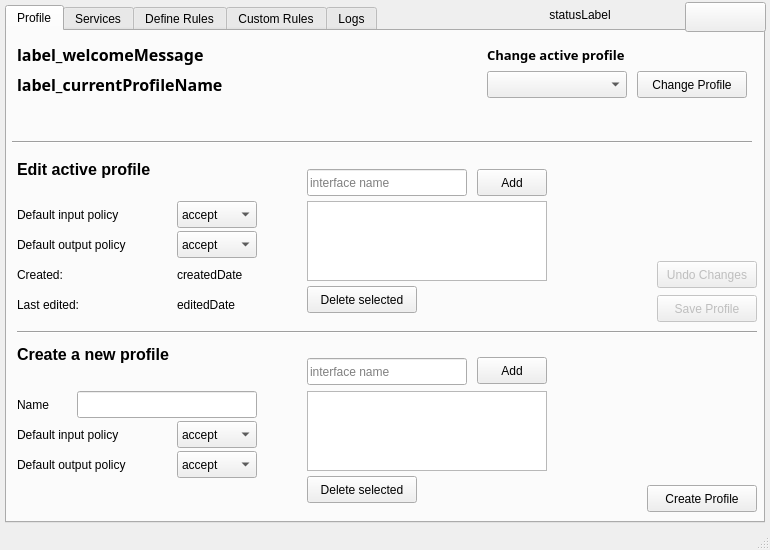
<?xml version="1.0" encoding="UTF-8"?>
<ui version="4.0">
 <class>MainWindow</class>
 <widget class="QMainWindow" name="MainWindow">
  <property name="geometry">
   <rect>
    <x>0</x>
    <y>0</y>
    <width>770</width>
    <height>550</height>
   </rect>
  </property>
  <property name="minimumSize">
   <size>
    <width>770</width>
    <height>550</height>
   </size>
  </property>
  <property name="windowTitle">
   <string>iptables Made Simple</string>
  </property>
  <widget class="QWidget" name="centralWidget">
   <widget class="QTabWidget" name="tabWidget">
    <property name="enabled">
     <bool>true</bool>
    </property>
    <property name="geometry">
     <rect>
      <x>5</x>
      <y>5</y>
      <width>760</width>
      <height>518</height>
     </rect>
    </property>
    <property name="currentIndex">
     <number>0</number>
    </property>
    <widget class="QWidget" name="tab_profile">
     <property name="enabled">
      <bool>true</bool>
     </property>
     <attribute name="title">
      <string>Profile</string>
     </attribute>
     <widget class="Line" name="line_3">
      <property name="geometry">
       <rect>
        <x>5</x>
        <y>110</y>
        <width>740</width>
        <height>3</height>
       </rect>
      </property>
      <property name="orientation">
       <enum>Qt::Horizontal</enum>
      </property>
     </widget>
     <widget class="QLabel" name="label_welcomeMessage">
      <property name="geometry">
       <rect>
        <x>10</x>
        <y>10</y>
        <width>570</width>
        <height>27</height>
       </rect>
      </property>
      <property name="font">
       <font>
        <family>Droid Sans</family>
        <pointsize>12</pointsize>
        <weight>75</weight>
        <bold>true</bold>
       </font>
      </property>
      <property name="text">
       <string>label_welcomeMessage</string>
      </property>
     </widget>
     <widget class="QLabel" name="label_newProfileName">
      <property name="enabled">
       <bool>true</bool>
      </property>
      <property name="geometry">
       <rect>
        <x>10</x>
        <y>360</y>
        <width>50</width>
        <height>27</height>
       </rect>
      </property>
      <property name="text">
       <string>Name</string>
      </property>
     </widget>
     <widget class="QLineEdit" name="lineEdit_newProfileName">
      <property name="enabled">
       <bool>true</bool>
      </property>
      <property name="geometry">
       <rect>
        <x>70</x>
        <y>360</y>
        <width>180</width>
        <height>27</height>
       </rect>
      </property>
     </widget>
     <widget class="QLabel" name="label_dates">
      <property name="enabled">
       <bool>false</bool>
      </property>
      <property name="geometry">
       <rect>
        <x>210</x>
        <y>130</y>
        <width>340</width>
        <height>27</height>
       </rect>
      </property>
      <property name="text">
       <string/>
      </property>
     </widget>
     <widget class="QLineEdit" name="lineEdit_newInterfaceName">
      <property name="enabled">
       <bool>true</bool>
      </property>
      <property name="geometry">
       <rect>
        <x>300</x>
        <y>327</y>
        <width>160</width>
        <height>27</height>
       </rect>
      </property>
      <property name="text">
       <string/>
      </property>
      <property name="placeholderText">
       <string>interface name</string>
      </property>
     </widget>
     <widget class="QLabel" name="label_defaultPolicyIN">
      <property name="enabled">
       <bool>true</bool>
      </property>
      <property name="geometry">
       <rect>
        <x>10</x>
        <y>390</y>
        <width>150</width>
        <height>27</height>
       </rect>
      </property>
      <property name="text">
       <string>Default input policy</string>
      </property>
     </widget>
     <widget class="QLabel" name="label_defaultPolicyOUT">
      <property name="enabled">
       <bool>true</bool>
      </property>
      <property name="geometry">
       <rect>
        <x>10</x>
        <y>420</y>
        <width>150</width>
        <height>27</height>
       </rect>
      </property>
      <property name="text">
       <string>Default output policy</string>
      </property>
     </widget>
     <widget class="QComboBox" name="comboBox_defaultPolicyIN">
      <property name="enabled">
       <bool>true</bool>
      </property>
      <property name="geometry">
       <rect>
        <x>170</x>
        <y>390</y>
        <width>80</width>
        <height>27</height>
       </rect>
      </property>
      <item>
       <property name="text">
        <string>accept</string>
       </property>
      </item>
      <item>
       <property name="text">
        <string>drop</string>
       </property>
      </item>
      <item>
       <property name="text">
        <string>reject</string>
       </property>
      </item>
     </widget>
     <widget class="QComboBox" name="comboBox_defaultPolicyOUT">
      <property name="enabled">
       <bool>true</bool>
      </property>
      <property name="geometry">
       <rect>
        <x>170</x>
        <y>420</y>
        <width>80</width>
        <height>27</height>
       </rect>
      </property>
      <item>
       <property name="text">
        <string>accept</string>
       </property>
      </item>
      <item>
       <property name="text">
        <string>drop</string>
       </property>
      </item>
      <item>
       <property name="text">
        <string>reject</string>
       </property>
      </item>
     </widget>
     <widget class="Line" name="line_4">
      <property name="geometry">
       <rect>
        <x>10</x>
        <y>300</y>
        <width>740</width>
        <height>3</height>
       </rect>
      </property>
      <property name="orientation">
       <enum>Qt::Horizontal</enum>
      </property>
     </widget>
     <widget class="QPushButton" name="pushButton_createProfile">
      <property name="enabled">
       <bool>true</bool>
      </property>
      <property name="geometry">
       <rect>
        <x>640</x>
        <y>454</y>
        <width>110</width>
        <height>27</height>
       </rect>
      </property>
      <property name="text">
       <string>Create Profile</string>
      </property>
     </widget>
     <widget class="QLabel" name="label_currentProfileName">
      <property name="geometry">
       <rect>
        <x>10</x>
        <y>40</y>
        <width>431</width>
        <height>27</height>
       </rect>
      </property>
      <property name="font">
       <font>
        <family>Droid Sans</family>
        <pointsize>12</pointsize>
        <weight>75</weight>
        <bold>true</bold>
       </font>
      </property>
      <property name="text">
       <string>label_currentProfileName</string>
      </property>
     </widget>
     <widget class="QLabel" name="label_createANewProfile">
      <property name="geometry">
       <rect>
        <x>10</x>
        <y>310</y>
        <width>570</width>
        <height>27</height>
       </rect>
      </property>
      <property name="font">
       <font>
        <pointsize>12</pointsize>
        <weight>75</weight>
        <bold>true</bold>
       </font>
      </property>
      <property name="text">
       <string>Create a new profile</string>
      </property>
     </widget>
     <widget class="QLabel" name="label_editActiveProfile">
      <property name="geometry">
       <rect>
        <x>10</x>
        <y>125</y>
        <width>570</width>
        <height>27</height>
       </rect>
      </property>
      <property name="font">
       <font>
        <pointsize>12</pointsize>
        <weight>75</weight>
        <bold>true</bold>
       </font>
      </property>
      <property name="text">
       <string>Edit active profile</string>
      </property>
     </widget>
     <widget class="QComboBox" name="comboBox_defaultPolicyIN_edit">
      <property name="enabled">
       <bool>true</bool>
      </property>
      <property name="geometry">
       <rect>
        <x>170</x>
        <y>170</y>
        <width>80</width>
        <height>27</height>
       </rect>
      </property>
      <item>
       <property name="text">
        <string>accept</string>
       </property>
      </item>
      <item>
       <property name="text">
        <string>drop</string>
       </property>
      </item>
      <item>
       <property name="text">
        <string>reject</string>
       </property>
      </item>
     </widget>
     <widget class="QComboBox" name="comboBox_defaultPolicyOUT_edit">
      <property name="enabled">
       <bool>true</bool>
      </property>
      <property name="geometry">
       <rect>
        <x>170</x>
        <y>200</y>
        <width>80</width>
        <height>27</height>
       </rect>
      </property>
      <item>
       <property name="text">
        <string>accept</string>
       </property>
      </item>
      <item>
       <property name="text">
        <string>drop</string>
       </property>
      </item>
      <item>
       <property name="text">
        <string>reject</string>
       </property>
      </item>
     </widget>
     <widget class="QLabel" name="label_defaultPolicyIN_edit">
      <property name="enabled">
       <bool>true</bool>
      </property>
      <property name="geometry">
       <rect>
        <x>10</x>
        <y>170</y>
        <width>150</width>
        <height>27</height>
       </rect>
      </property>
      <property name="text">
       <string>Default input policy</string>
      </property>
     </widget>
     <widget class="QLabel" name="label_defaultPolicyOUT_edit">
      <property name="enabled">
       <bool>true</bool>
      </property>
      <property name="geometry">
       <rect>
        <x>10</x>
        <y>200</y>
        <width>150</width>
        <height>27</height>
       </rect>
      </property>
      <property name="text">
       <string>Default output policy</string>
      </property>
     </widget>
     <widget class="QPushButton" name="pushButton_addInterface">
      <property name="enabled">
       <bool>true</bool>
      </property>
      <property name="geometry">
       <rect>
        <x>470</x>
        <y>326</y>
        <width>70</width>
        <height>27</height>
       </rect>
      </property>
      <property name="text">
       <string>Add</string>
      </property>
     </widget>
     <widget class="QLineEdit" name="lineEdit_newInterfaceName_edit">
      <property name="enabled">
       <bool>true</bool>
      </property>
      <property name="geometry">
       <rect>
        <x>300</x>
        <y>138</y>
        <width>160</width>
        <height>27</height>
       </rect>
      </property>
      <property name="text">
       <string/>
      </property>
      <property name="placeholderText">
       <string>interface name</string>
      </property>
     </widget>
     <widget class="QPushButton" name="pushButton_addInterface_edit">
      <property name="enabled">
       <bool>true</bool>
      </property>
      <property name="geometry">
       <rect>
        <x>470</x>
        <y>138</y>
        <width>70</width>
        <height>27</height>
       </rect>
      </property>
      <property name="text">
       <string>Add</string>
      </property>
     </widget>
     <widget class="QPushButton" name="pushButton_saveProfile">
      <property name="enabled">
       <bool>false</bool>
      </property>
      <property name="geometry">
       <rect>
        <x>650</x>
        <y>264</y>
        <width>100</width>
        <height>27</height>
       </rect>
      </property>
      <property name="text">
       <string>Save Profile</string>
      </property>
     </widget>
     <widget class="QLabel" name="label_changeProfile">
      <property name="geometry">
       <rect>
        <x>480</x>
        <y>10</y>
        <width>140</width>
        <height>27</height>
       </rect>
      </property>
      <property name="font">
       <font>
        <family>Droid Sans</family>
        <pointsize>10</pointsize>
        <weight>75</weight>
        <italic>false</italic>
        <bold>true</bold>
       </font>
      </property>
      <property name="text">
       <string>Change active profile</string>
      </property>
     </widget>
     <widget class="QComboBox" name="comboBox_changeProfileList">
      <property name="enabled">
       <bool>true</bool>
      </property>
      <property name="geometry">
       <rect>
        <x>480</x>
        <y>40</y>
        <width>140</width>
        <height>27</height>
       </rect>
      </property>
     </widget>
     <widget class="QPushButton" name="pushButton_changeProfile">
      <property name="enabled">
       <bool>true</bool>
      </property>
      <property name="geometry">
       <rect>
        <x>630</x>
        <y>40</y>
        <width>110</width>
        <height>27</height>
       </rect>
      </property>
      <property name="text">
       <string>Change Profile</string>
      </property>
     </widget>
     <widget class="QListWidget" name="listWidget_interfaces_edit">
      <property name="geometry">
       <rect>
        <x>300</x>
        <y>170</y>
        <width>240</width>
        <height>80</height>
       </rect>
      </property>
     </widget>
     <widget class="QLabel" name="label_created">
      <property name="enabled">
       <bool>true</bool>
      </property>
      <property name="geometry">
       <rect>
        <x>10</x>
        <y>230</y>
        <width>60</width>
        <height>27</height>
       </rect>
      </property>
      <property name="text">
       <string>Created:</string>
      </property>
     </widget>
     <widget class="QLabel" name="label_createdDate">
      <property name="enabled">
       <bool>true</bool>
      </property>
      <property name="geometry">
       <rect>
        <x>170</x>
        <y>230</y>
        <width>110</width>
        <height>27</height>
       </rect>
      </property>
      <property name="text">
       <string>createdDate</string>
      </property>
     </widget>
     <widget class="QLabel" name="label_lastEdited">
      <property name="enabled">
       <bool>true</bool>
      </property>
      <property name="geometry">
       <rect>
        <x>10</x>
        <y>260</y>
        <width>80</width>
        <height>27</height>
       </rect>
      </property>
      <property name="text">
       <string>Last edited:</string>
      </property>
     </widget>
     <widget class="QLabel" name="label_editedDate">
      <property name="enabled">
       <bool>true</bool>
      </property>
      <property name="geometry">
       <rect>
        <x>170</x>
        <y>260</y>
        <width>110</width>
        <height>27</height>
       </rect>
      </property>
      <property name="text">
       <string>editedDate</string>
      </property>
     </widget>
     <widget class="QPushButton" name="pushButton_saveProfile_undo">
      <property name="enabled">
       <bool>false</bool>
      </property>
      <property name="geometry">
       <rect>
        <x>650</x>
        <y>230</y>
        <width>100</width>
        <height>27</height>
       </rect>
      </property>
      <property name="text">
       <string>Undo Changes</string>
      </property>
     </widget>
     <widget class="QLabel" name="label_changesDetected">
      <property name="enabled">
       <bool>true</bool>
      </property>
      <property name="geometry">
       <rect>
        <x>647</x>
        <y>200</y>
        <width>103</width>
        <height>27</height>
       </rect>
      </property>
      <property name="font">
       <font>
        <family>Droid Sans Armenian</family>
        <italic>true</italic>
       </font>
      </property>
      <property name="layoutDirection">
       <enum>Qt::LeftToRight</enum>
      </property>
      <property name="text">
       <string/>
      </property>
      <property name="alignment">
       <set>Qt::AlignCenter</set>
      </property>
     </widget>
     <widget class="QPushButton" name="pushButton_addInterface_edit_delete">
      <property name="enabled">
       <bool>true</bool>
      </property>
      <property name="geometry">
       <rect>
        <x>300</x>
        <y>255</y>
        <width>110</width>
        <height>27</height>
       </rect>
      </property>
      <property name="text">
       <string>Delete selected</string>
      </property>
     </widget>
     <widget class="QListWidget" name="listWidget_interfaces">
      <property name="geometry">
       <rect>
        <x>300</x>
        <y>360</y>
        <width>240</width>
        <height>80</height>
       </rect>
      </property>
     </widget>
     <widget class="QPushButton" name="pushButton_addInterface_delete">
      <property name="enabled">
       <bool>true</bool>
      </property>
      <property name="geometry">
       <rect>
        <x>300</x>
        <y>445</y>
        <width>110</width>
        <height>27</height>
       </rect>
      </property>
      <property name="text">
       <string>Delete selected</string>
      </property>
     </widget>
    </widget>
    <widget class="QWidget" name="tab_services">
     <property name="enabled">
      <bool>true</bool>
     </property>
     <attribute name="title">
      <string>Services</string>
     </attribute>
     <widget class="QLineEdit" name="lineEdit_newServiceRuleName">
      <property name="geometry">
       <rect>
        <x>550</x>
        <y>35</y>
        <width>170</width>
        <height>30</height>
       </rect>
      </property>
      <property name="text">
       <string>Name</string>
      </property>
     </widget>
     <widget class="QLabel" name="label_newServiceRuleHeader">
      <property name="geometry">
       <rect>
        <x>553</x>
        <y>10</y>
        <width>150</width>
        <height>20</height>
       </rect>
      </property>
      <property name="layoutDirection">
       <enum>Qt::LeftToRight</enum>
      </property>
      <property name="text">
       <string>Add new service rule</string>
      </property>
      <property name="alignment">
       <set>Qt::AlignLeading|Qt::AlignLeft|Qt::AlignVCenter</set>
      </property>
     </widget>
     <widget class="QComboBox" name="comboBox_newServiceRuleProtocol">
      <property name="geometry">
       <rect>
        <x>550</x>
        <y>105</y>
        <width>170</width>
        <height>30</height>
       </rect>
      </property>
      <item>
       <property name="text">
        <string>-- Protocol -- </string>
       </property>
      </item>
      <item>
       <property name="text">
        <string>tcp</string>
       </property>
      </item>
      <item>
       <property name="text">
        <string>udp</string>
       </property>
      </item>
      <item>
       <property name="text">
        <string>tcp/udp</string>
       </property>
      </item>
     </widget>
     <widget class="QPushButton" name="pushButton_newServiceRuleAdd">
      <property name="geometry">
       <rect>
        <x>550</x>
        <y>175</y>
        <width>70</width>
        <height>30</height>
       </rect>
      </property>
      <property name="text">
       <string>Add</string>
      </property>
     </widget>
     <widget class="QComboBox" name="comboBox_newServiceRuleAction">
      <property name="geometry">
       <rect>
        <x>550</x>
        <y>140</y>
        <width>170</width>
        <height>30</height>
       </rect>
      </property>
      <item>
       <property name="text">
        <string>-- Action --</string>
       </property>
      </item>
      <item>
       <property name="text">
        <string>accept</string>
       </property>
      </item>
      <item>
       <property name="text">
        <string>drop</string>
       </property>
      </item>
      <item>
       <property name="text">
        <string>reject</string>
       </property>
      </item>
     </widget>
     <widget class="QPushButton" name="pushButton_newServiceRuleClear">
      <property name="geometry">
       <rect>
        <x>650</x>
        <y>175</y>
        <width>70</width>
        <height>30</height>
       </rect>
      </property>
      <property name="text">
       <string>Clear</string>
      </property>
     </widget>
     <widget class="QSpinBox" name="spinBox_newServiceRulePort">
      <property name="geometry">
       <rect>
        <x>550</x>
        <y>70</y>
        <width>170</width>
        <height>30</height>
       </rect>
      </property>
      <property name="maximum">
       <number>65535</number>
      </property>
     </widget>
     <widget class="QLabel" name="label_newServiceRuleFooter">
      <property name="geometry">
       <rect>
        <x>550</x>
        <y>220</y>
        <width>190</width>
        <height>80</height>
       </rect>
      </property>
      <property name="cursor">
       <cursorShape>ArrowCursor</cursorShape>
      </property>
      <property name="text">
       <string/>
      </property>
      <property name="wordWrap">
       <bool>true</bool>
      </property>
     </widget>
     <widget class="QTableWidget" name="tableWidget_serviceRules">
      <property name="geometry">
       <rect>
        <x>5</x>
        <y>10</y>
        <width>530</width>
        <height>445</height>
       </rect>
      </property>
     </widget>
     <widget class="QPushButton" name="pushButton_saveServices">
      <property name="enabled">
       <bool>true</bool>
      </property>
      <property name="geometry">
       <rect>
        <x>5</x>
        <y>460</y>
        <width>90</width>
        <height>20</height>
       </rect>
      </property>
      <property name="text">
       <string>Save</string>
      </property>
     </widget>
     <widget class="QPushButton" name="pushButton_undoServices">
      <property name="geometry">
       <rect>
        <x>100</x>
        <y>460</y>
        <width>90</width>
        <height>20</height>
       </rect>
      </property>
      <property name="text">
       <string>Undo</string>
      </property>
     </widget>
     <widget class="QLabel" name="label_editStatus">
      <property name="geometry">
       <rect>
        <x>210</x>
        <y>460</y>
        <width>320</width>
        <height>20</height>
       </rect>
      </property>
      <property name="text">
       <string/>
      </property>
     </widget>
    </widget>
    <widget class="QWidget" name="tab_rules">
     <property name="enabled">
      <bool>true</bool>
     </property>
     <attribute name="title">
      <string>Define Rules</string>
     </attribute>
     <widget class="QLineEdit" name="lineEdit_sIP">
      <property name="geometry">
       <rect>
        <x>340</x>
        <y>10</y>
        <width>170</width>
        <height>27</height>
       </rect>
      </property>
      <property name="text">
       <string/>
      </property>
     </widget>
     <widget class="QDoubleSpinBox" name="doubleSpinBox_priority">
      <property name="geometry">
       <rect>
        <x>80</x>
        <y>10</y>
        <width>78</width>
        <height>27</height>
       </rect>
      </property>
     </widget>
     <widget class="QLabel" name="label_priority">
      <property name="geometry">
       <rect>
        <x>5</x>
        <y>10</y>
        <width>66</width>
        <height>27</height>
       </rect>
      </property>
      <property name="text">
       <string>Priority</string>
      </property>
     </widget>
     <widget class="QLabel" name="label_sIP">
      <property name="enabled">
       <bool>true</bool>
      </property>
      <property name="geometry">
       <rect>
        <x>220</x>
        <y>10</y>
        <width>100</width>
        <height>27</height>
       </rect>
      </property>
      <property name="text">
       <string>Source IP</string>
      </property>
     </widget>
     <widget class="QLabel" name="label_dIP">
      <property name="enabled">
       <bool>false</bool>
      </property>
      <property name="geometry">
       <rect>
        <x>220</x>
        <y>70</y>
        <width>101</width>
        <height>27</height>
       </rect>
      </property>
      <property name="text">
       <string>Destination IP</string>
      </property>
     </widget>
     <widget class="QLineEdit" name="lineEdit_dIP">
      <property name="enabled">
       <bool>false</bool>
      </property>
      <property name="geometry">
       <rect>
        <x>340</x>
        <y>70</y>
        <width>170</width>
        <height>27</height>
       </rect>
      </property>
      <property name="text">
       <string/>
      </property>
     </widget>
     <widget class="QLabel" name="label_sPort">
      <property name="enabled">
       <bool>false</bool>
      </property>
      <property name="geometry">
       <rect>
        <x>220</x>
        <y>40</y>
        <width>100</width>
        <height>27</height>
       </rect>
      </property>
      <property name="text">
       <string>Source port</string>
      </property>
     </widget>
     <widget class="QLineEdit" name="lineEdit_sPort">
      <property name="enabled">
       <bool>false</bool>
      </property>
      <property name="geometry">
       <rect>
        <x>340</x>
        <y>40</y>
        <width>170</width>
        <height>27</height>
       </rect>
      </property>
      <property name="text">
       <string/>
      </property>
     </widget>
     <widget class="QLabel" name="label_dPort">
      <property name="geometry">
       <rect>
        <x>230</x>
        <y>110</y>
        <width>120</width>
        <height>27</height>
       </rect>
      </property>
      <property name="text">
       <string>Destination port</string>
      </property>
     </widget>
     <widget class="QLineEdit" name="lineEdit_dPort">
      <property name="geometry">
       <rect>
        <x>340</x>
        <y>100</y>
        <width>170</width>
        <height>27</height>
       </rect>
      </property>
      <property name="text">
       <string/>
      </property>
     </widget>
     <widget class="QLabel" name="label_action">
      <property name="geometry">
       <rect>
        <x>5</x>
        <y>40</y>
        <width>66</width>
        <height>27</height>
       </rect>
      </property>
      <property name="text">
       <string>Action</string>
      </property>
     </widget>
     <widget class="QComboBox" name="comboBox_action">
      <property name="geometry">
       <rect>
        <x>80</x>
        <y>40</y>
        <width>78</width>
        <height>27</height>
       </rect>
      </property>
      <item>
       <property name="text">
        <string>accept</string>
       </property>
      </item>
      <item>
       <property name="text">
        <string>drop</string>
       </property>
      </item>
      <item>
       <property name="text">
        <string>reject</string>
       </property>
      </item>
     </widget>
     <widget class="QLabel" name="label_protocol">
      <property name="geometry">
       <rect>
        <x>5</x>
        <y>70</y>
        <width>66</width>
        <height>27</height>
       </rect>
      </property>
      <property name="text">
       <string>Protocol</string>
      </property>
     </widget>
     <widget class="QComboBox" name="comboBox_protocol">
      <property name="geometry">
       <rect>
        <x>80</x>
        <y>70</y>
        <width>78</width>
        <height>27</height>
       </rect>
      </property>
      <item>
       <property name="text">
        <string>tcp</string>
       </property>
      </item>
      <item>
       <property name="text">
        <string>udp</string>
       </property>
      </item>
      <item>
       <property name="text">
        <string>tcp/udp</string>
       </property>
      </item>
     </widget>
     <widget class="QToolButton" name="toolButton_addInterface">
      <property name="enabled">
       <bool>false</bool>
      </property>
      <property name="geometry">
       <rect>
        <x>160</x>
        <y>100</y>
        <width>23</width>
        <height>27</height>
       </rect>
      </property>
      <property name="text">
       <string>...</string>
      </property>
     </widget>
     <widget class="QComboBox" name="comboBox_interface">
      <property name="enabled">
       <bool>false</bool>
      </property>
      <property name="geometry">
       <rect>
        <x>80</x>
        <y>100</y>
        <width>78</width>
        <height>27</height>
       </rect>
      </property>
     </widget>
     <widget class="QLabel" name="label_interface">
      <property name="enabled">
       <bool>false</bool>
      </property>
      <property name="geometry">
       <rect>
        <x>5</x>
        <y>100</y>
        <width>66</width>
        <height>27</height>
       </rect>
      </property>
      <property name="text">
       <string>Interface</string>
      </property>
     </widget>
     <widget class="QCheckBox" name="checkBox_connectionAmount">
      <property name="enabled">
       <bool>false</bool>
      </property>
      <property name="geometry">
       <rect>
        <x>540</x>
        <y>10</y>
        <width>190</width>
        <height>27</height>
       </rect>
      </property>
      <property name="text">
       <string>Amount of connections</string>
      </property>
     </widget>
     <widget class="Line" name="line">
      <property name="geometry">
       <rect>
        <x>183</x>
        <y>10</y>
        <width>31</width>
        <height>110</height>
       </rect>
      </property>
      <property name="orientation">
       <enum>Qt::Vertical</enum>
      </property>
     </widget>
     <widget class="Line" name="line_2">
      <property name="geometry">
       <rect>
        <x>513</x>
        <y>10</y>
        <width>20</width>
        <height>120</height>
       </rect>
      </property>
      <property name="orientation">
       <enum>Qt::Vertical</enum>
      </property>
     </widget>
     <widget class="QSpinBox" name="spinBox_maxActive">
      <property name="enabled">
       <bool>false</bool>
      </property>
      <property name="geometry">
       <rect>
        <x>660</x>
        <y>40</y>
        <width>78</width>
        <height>27</height>
       </rect>
      </property>
     </widget>
     <widget class="QLabel" name="label_maxActive">
      <property name="enabled">
       <bool>false</bool>
      </property>
      <property name="geometry">
       <rect>
        <x>540</x>
        <y>40</y>
        <width>100</width>
        <height>27</height>
       </rect>
      </property>
      <property name="text">
       <string>Max active</string>
      </property>
     </widget>
     <widget class="QLabel" name="label_perSecond">
      <property name="enabled">
       <bool>false</bool>
      </property>
      <property name="geometry">
       <rect>
        <x>540</x>
        <y>100</y>
        <width>110</width>
        <height>27</height>
       </rect>
      </property>
      <property name="text">
       <string>Per second</string>
      </property>
     </widget>
     <widget class="QSpinBox" name="spinBox_perSecond">
      <property name="enabled">
       <bool>false</bool>
      </property>
      <property name="geometry">
       <rect>
        <x>660</x>
        <y>100</y>
        <width>78</width>
        <height>27</height>
       </rect>
      </property>
     </widget>
     <widget class="QCheckBox" name="checkBox_connectionRate">
      <property name="enabled">
       <bool>false</bool>
      </property>
      <property name="geometry">
       <rect>
        <x>540</x>
        <y>70</y>
        <width>190</width>
        <height>27</height>
       </rect>
      </property>
      <property name="text">
       <string>Connection rates</string>
      </property>
     </widget>
     <widget class="QPushButton" name="pushButton_saveRules">
      <property name="enabled">
       <bool>true</bool>
      </property>
      <property name="geometry">
       <rect>
        <x>5</x>
        <y>460</y>
        <width>90</width>
        <height>20</height>
       </rect>
      </property>
      <property name="text">
       <string>Save</string>
      </property>
     </widget>
     <widget class="QPushButton" name="pushButton_undoRules">
      <property name="geometry">
       <rect>
        <x>100</x>
        <y>460</y>
        <width>90</width>
        <height>20</height>
       </rect>
      </property>
      <property name="text">
       <string>Undo</string>
      </property>
     </widget>
     <widget class="QPushButton" name="pushButton_addRule">
      <property name="enabled">
       <bool>true</bool>
      </property>
      <property name="geometry">
       <rect>
        <x>180</x>
        <y>130</y>
        <width>90</width>
        <height>27</height>
       </rect>
      </property>
      <property name="text">
       <string>Add</string>
      </property>
     </widget>
     <widget class="QTableWidget" name="tableWidget_defineRules">
      <property name="geometry">
       <rect>
        <x>5</x>
        <y>160</y>
        <width>745</width>
        <height>295</height>
       </rect>
      </property>
      <column>
       <property name="text">
        <string>Alias</string>
       </property>
      </column>
      <column>
       <property name="text">
        <string>Source</string>
       </property>
      </column>
      <column>
       <property name="text">
        <string>Destination</string>
       </property>
      </column>
      <column>
       <property name="text">
        <string>Protocol</string>
       </property>
      </column>
      <column>
       <property name="text">
        <string>Interface</string>
       </property>
      </column>
      <column>
       <property name="text">
        <string>Action</string>
       </property>
      </column>
      <column>
       <property name="text">
        <string>Limits</string>
       </property>
      </column>
     </widget>
     <widget class="QLineEdit" name="lineEdit_alias">
      <property name="geometry">
       <rect>
        <x>5</x>
        <y>130</y>
        <width>170</width>
        <height>27</height>
       </rect>
      </property>
      <property name="text">
       <string>Alias</string>
      </property>
     </widget>
    </widget>
    <widget class="QWidget" name="tab_custom">
     <property name="enabled">
      <bool>true</bool>
     </property>
     <attribute name="title">
      <string>Custom Rules</string>
     </attribute>
     <widget class="QPlainTextEdit" name="plainTextEdit_customRules">
      <property name="geometry">
       <rect>
        <x>5</x>
        <y>30</y>
        <width>745</width>
        <height>425</height>
       </rect>
      </property>
     </widget>
     <widget class="QLabel" name="label_customRulesHeader">
      <property name="geometry">
       <rect>
        <x>5</x>
        <y>10</y>
        <width>720</width>
        <height>15</height>
       </rect>
      </property>
      <property name="text">
       <string>Enter your custom rules here, one rule per line. These rules will be executed last.</string>
      </property>
     </widget>
     <widget class="QPushButton" name="pushButton_reloadCustomRules">
      <property name="enabled">
       <bool>false</bool>
      </property>
      <property name="geometry">
       <rect>
        <x>651</x>
        <y>460</y>
        <width>100</width>
        <height>20</height>
       </rect>
      </property>
      <property name="text">
       <string>Reload</string>
      </property>
     </widget>
     <widget class="QLabel" name="label_customRulesFooter">
      <property name="geometry">
       <rect>
        <x>5</x>
        <y>460</y>
        <width>610</width>
        <height>20</height>
       </rect>
      </property>
      <property name="text">
       <string/>
      </property>
     </widget>
    </widget>
    <widget class="QWidget" name="tab_logs">
     <property name="enabled">
      <bool>true</bool>
     </property>
     <attribute name="title">
      <string>Logs</string>
     </attribute>
    </widget>
   </widget>
   <widget class="QPushButton" name="pushButton_startStop">
    <property name="geometry">
     <rect>
      <x>685</x>
      <y>2</y>
      <width>81</width>
      <height>30</height>
     </rect>
    </property>
    <property name="text">
     <string/>
    </property>
   </widget>
   <widget class="QLabel" name="statusLabel">
    <property name="geometry">
     <rect>
      <x>510</x>
      <y>0</y>
      <width>140</width>
      <height>30</height>
     </rect>
    </property>
    <property name="text">
     <string>statusLabel</string>
    </property>
    <property name="alignment">
     <set>Qt::AlignCenter</set>
    </property>
   </widget>
  </widget>
  <widget class="QStatusBar" name="statusBar">
   <property name="enabled">
    <bool>true</bool>
   </property>
  </widget>
 </widget>
 <layoutdefault spacing="6" margin="11"/>
 <resources/>
 <connections/>
 <slots>
  <slot>buttonClickHandler()</slot>
 </slots>
</ui>
